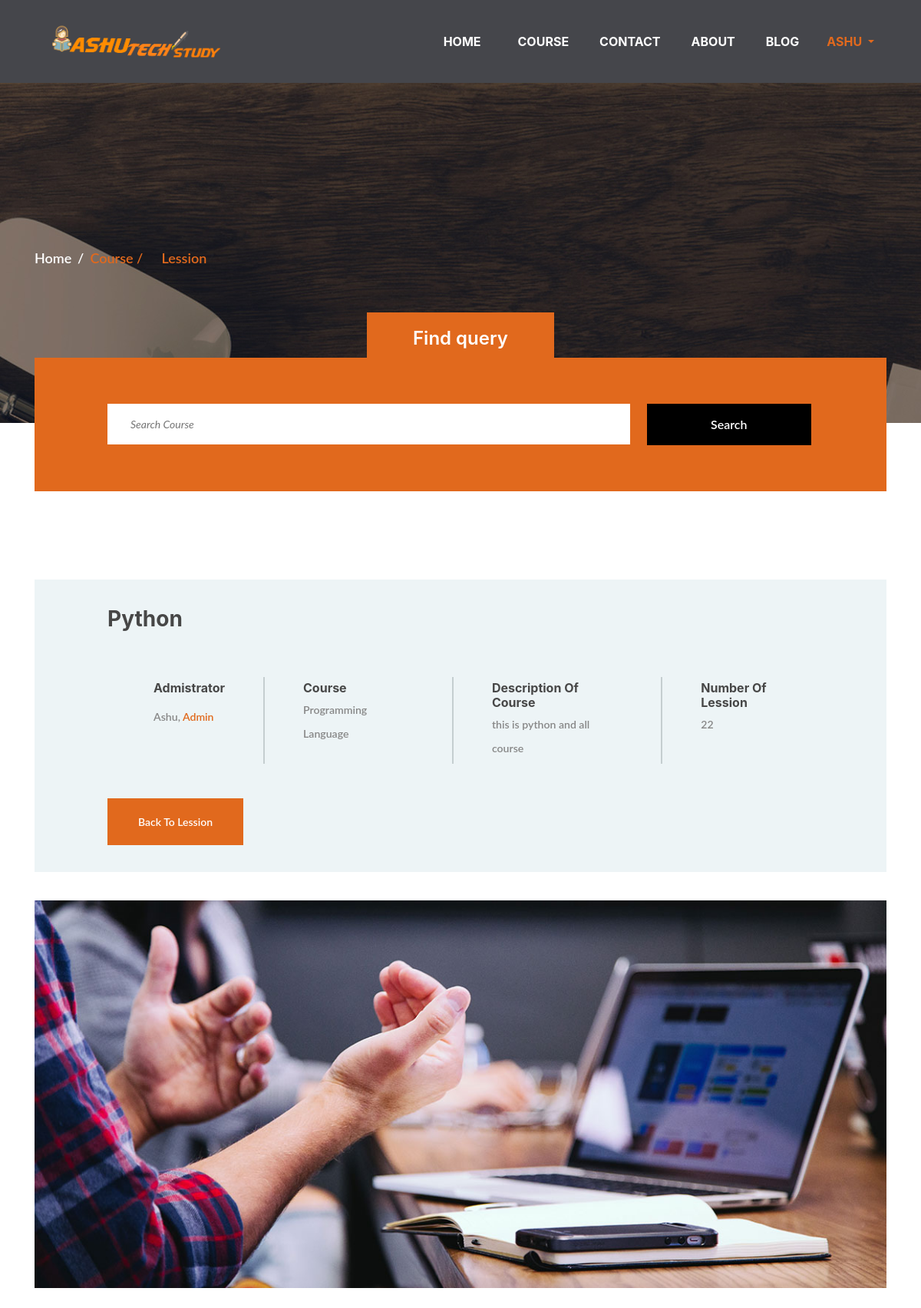
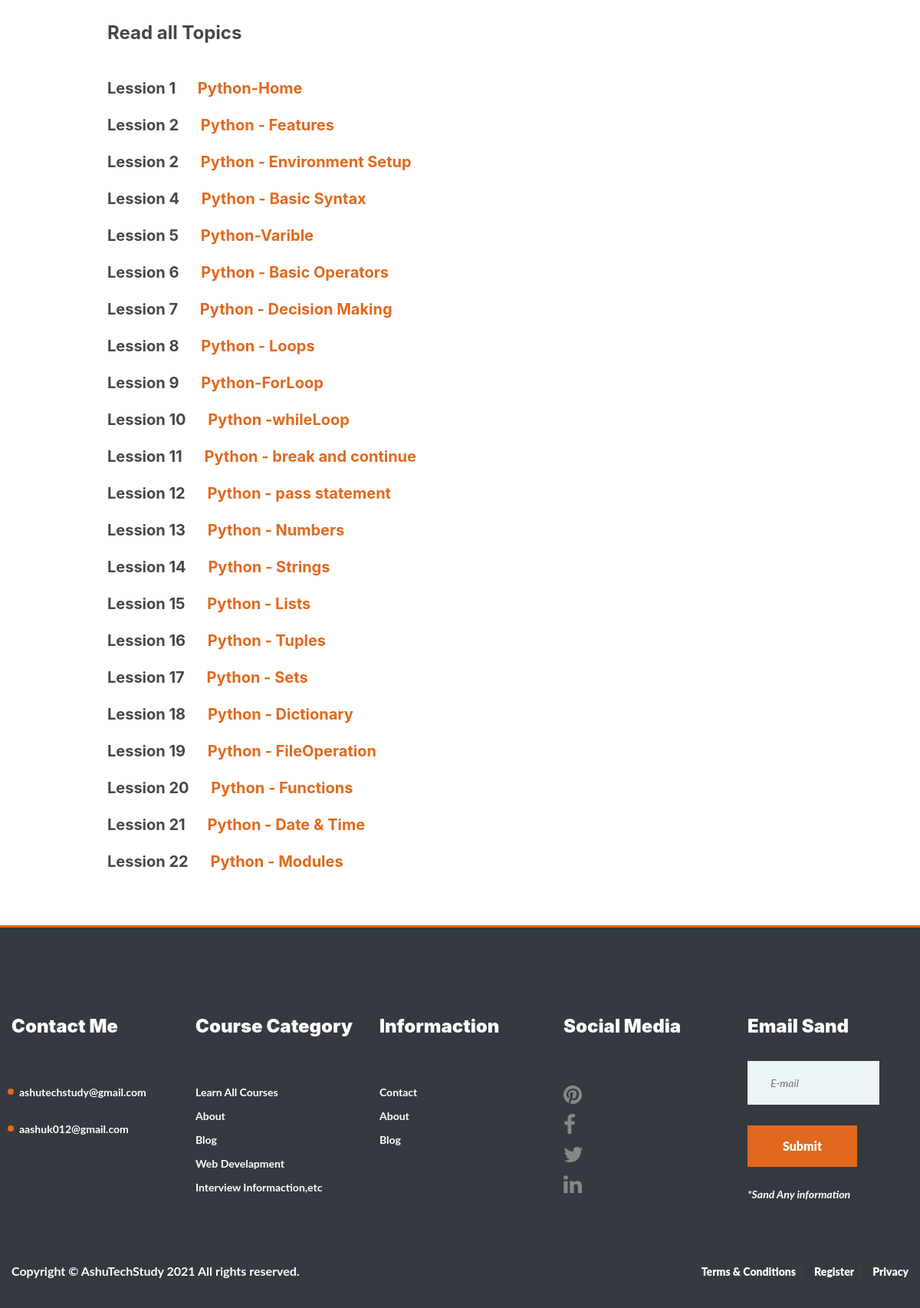
Screenshot of /courses/view_course/ (signed in) with the database file from the repository (2 pictures, top to bottom).
### courses/models.py (models this page shows, shortened)
class Lendet(models.Model):
    krijues = models.ForeignKey(User, on_delete=models.CASCADE)
    slug = models.SlugField()
    titulli = models.CharField(max_length=30)
    klasa = models.ForeignKey(Klasa,on_delete=models.CASCADE)
    pershkrimi = models.TextField(max_length=400)
    krijuar_me = models.DateTimeField(auto_now=True)
    imazhi_lendes = models.ImageField(upload_to='kurs_images')
    @property
    def lessons(self):
        return self.lesson_set.all().order_by('pozicioni')

class Klasa(models.Model):
    titulli = models.CharField(max_length=150)
    pershkrimi = models.TextField(max_length= 200, null=True)
    imazhi = models.ImageField(upload_to='cat_images')
    def __str__(self):
        return '{}'.format(self.titulli)

class Lesson(models.Model):
    slug = models.SlugField()
    titulli = models.CharField(max_length=30)
    lenda = models.ForeignKey(Lendet,on_delete=models.CASCADE)
    video_id = models.CharField(max_length=11)
    content = models.TextField()
    pozicioni = models.IntegerField()
    def get_absolute_url(self):
        return reverse("courses:lesson_detail", kwargs={"course_slug": self.lenda.slug,'lesson_slug':self.slug})

### courses/views.py (the view)
# urls.py: path('courses/<slug>/', login_required(CourseDetailView.as_view()), name='course_detail'),
class CourseDetailView(DetailView):
    context_object_name = 'course'
    template_name = 'courses/course_detail.html'
    model = Lendet

### courses/templates/courses/course_detail.html (shortened to what this page needs)
{% extends 'base.html' %}
{% load static %}
{% block content %}
<div class="page-info-section set-bg" data-setbg="{% static 'webuni/img/page-bg/2.jpg' %}">
  <div class="container">
    <div class="site-breadcrumb">
      <a href="/">Home</a>
      <span>Course /</span>
      <span>Lession</span>
    </div>
  </div>
</div>
<section class="search-section ss-other-page">
  <div class="container">
    <div class="search-warp">
      <div class="section-title text-white">
        <h2><span>Find query </span></h2>
      </div>
      <div class="row">
        <div class="col-lg-10 offset-lg-1">
          <form method="post" action="{% url 'courses:kerko_kurs' %}" class="intro-newslatter"> {% csrf_token %}
            <input name="search" type="text" placeholder="Search Course">
            <button type="submit" class="site-btn btn-dark">Search</button>
          </form>
        </div>
      </div>
    </div>
  </div>
</section>
<section class="single-course spad pb-0">
  <div class="container">
    <div class="course-meta-area">
      <div class="row">
        <div class="col-lg-10 offset-lg-1">
          <h3>{{course.titulli|capfirst}}</h3>
          <div class="course-metas">
            <div class="course-meta">
              <div class="course-author">
                <h6>Admistrator</h6>
                <p>{{course.krijues|capfirst}}, <span>Admin</span></p>
              </div>
            </div>
            <div class="course-meta">
              <div class="cm-info">
                <h6>Course</h6>
                <p>{{course.klasa}}</p>
              </div>
            </div>
            <div class="course-meta">
              <div class="cm-info">
                <h6>Description Of Course</h6>
                <p>{{course.pershkrimi}}</p>
              </div>
            </div>
            <div class="course-meta">
              <div class="cm-info">
                <h6>Number Of Lession</h6>
                <p>{{ course.lessons|length }}</p>
              </div>
            </div>
          </div>
          <a href="#vazhdo" class="site-btn buy-btn">Back To Lession</a>
        </div>
      </div>
    </div>
    <img src="img/courses/single.jpg" alt="" class="course-preview">
    <div class="row">
      <div class="col-lg-10 offset-lg-1 course-list">
        <div class="cl-item" id="lessons">
          <h4>Read all Topics</h4>
          {% if course.lessons != None  %}
            {% for lesson in course.lessons %}
            <div data-aos="fade-right" >
              <h5 class="pb-3">Lession {{lesson.pozicioni}} <a id="vazhdo" href="{{ lesson.get_absolute_url}}#video"><span class="pl-4">{{lesson.titulli}}</span></a></h5>
            </div>
            {% endfor %}
          {% endif %}
        </div>
      </div>
    </div>
  </div>
</section>
{% endblock %}

### templates/base.html (shortened to what this page needs)
<!DOCTYPE html>
{% load static %}
<html lang="en">
<head>
	<link rel="stylesheet" href="{% static 'webuni/css/bootstrap.min.css'%}"/>
	<link rel="stylesheet" href="{% static 'webuni/css/font-awesome.min.css' %}"/>
	<link rel="stylesheet" href="{% static 'webuni/css/owl.carousel.css' %}"/>
	<link rel="stylesheet" href="{% static 'webuni/css/style.css'%}"/>
	<link rel="stylesheet" href="{% static 'webuni/css/freelancer.css'%}"/>
	<link rel="stylesheet" href="https://unpkg.com/aos@next/dist/aos.css" />
</head>
<body>
	<nav class="navbar navbar-expand-lg bg-secondary text-uppercase" id="mainNav">
		<div class="container">
		  <a class="navbar-brand js-scroll-trigger" href="/"><img src="{% static 'webuni/img/logo7.png' %}" height="50px" alt=""><b style="color: rgb(250, 125, 67);"></b></a>
		  <div class="collapse navbar-collapse" id="navbarResponsive">
			<ul class="navbar-nav ml-auto">
			  <li class="nav-item mx-0 mx-lg-1">
				<a class="nav-link py-3 px-0 px-lg-3 rounded js-scroll-trigger" href="{% url 'courses:home' %}">Home</a>
			  </li>
			  <li class="nav-item mx-0 mx-lg-1">
				<li class="nav-item mx-0 mx-lg-1">
					<a class="nav-link py-3 px-0 px-lg-3 rounded js-scroll-trigger" href="/#kurset">Course</a>
				  </li>
			  </li>
			  <li class="nav-item mx-0 mx-lg-1">
				<a class="nav-link py-3 px-0 px-lg-3 rounded js-scroll-trigger" href="{% url 'courses:contact' %}">Contact</a>
			  </li>
			  <li class="nav-item mx-0 mx-lg-1">
				<a class="nav-link py-3 px-0 px-lg-3 rounded js-scroll-trigger" href="{% url 'courses:about' %}">About</a>
			  </li>
			  <li class="nav-item mx-0 mx-lg-1">
				<a class="nav-link py-3 px-0 px-lg-3 rounded js-scroll-trigger" href="{% url 'blogs:bloghome' %}">Blog</a>
			  </li>
			  {% if request.user.is_authenticated %}
			  <div class="dropdown show">
				<a class=" dropdown-toggle nav-link py-3 px-0 px-lg-3 rounded js-scroll-triggeraa" href="#" role="button" id="dropdownMenuLink" data-toggle="dropdown" aria-haspopup="true" aria-expanded="false">
					{{request.user.username}}
				</a>
			  </div>
              {% endif %}
			</ul>
		  </div>
		</div>
	  </nav>
{% block content %}
{% endblock content %}
	<footer class="footer-section spad pb-0 bg-dark">
		<div class="footer-top ">
			<div class="footer-warp">
				<div class="row ">
					<div class="widget-item">
						<h4><b class=text-white>Contact Me</b></h4>
						<ul class="contact-list">
							<li><b class=text-white>ashutechstudy@gmail.com</b></li>
							<li><b class=text-white>aashuk012@gmail.com</b></li>
						</ul>
					</div>
					<div class="widget-item">
						<h4><b class=text-white>Course Category</b></h4>
						<ul>
							<li><a href="/#kurset"><b class=text-white>Learn All Courses</b></a></li>
							<li><a href="{% url 'courses:about' %}"><b class=text-white>About</b></a></li>
							<li><a href="{% url 'blogs:bloghome' %}"><b class=text-white>Blog</b></a></li>
							<li><a href=""><b class=text-white>Web Develapment</b></a></li>
							<li><a href=""><b class=text-white>Interview Informaction,etc</b></a></li>
						</ul>
					</div>
					<div class="widget-item">
						<h4><b class=text-white>Informaction</b></h4>
						<ul>
							<li><a href="{% url 'courses:contact' %}"><b class=text-white>Contact</b></a></li>
							<li><a href="{% url 'courses:about' %}"><b class=text-white>About</b></a></li>
							<li><a href="{% url 'blogs:bloghome' %}"><b class=text-white>Blog</b></a></li>
						</ul>
					</div>
					<div class="widget-item">
						<h4><b class=text-white>Social Media</b></h4>
						<ul>
						<li><a href="https://in.pinterest.com/aashuk012/"><i class="fa fa-pinterest fa-2x icon-cog"></i></a></li>
						<li><a href="https://www.facebook.com/AshuKashyap-112885700424232"><i class="fa fa-facebook fa-2x"></i></a></li>
						<li><a href="https://twitter.com/aashukashyap6"><i class="fa fa-twitter fa-2x"></i></a></li>
						<li><a href="https://www.linkedin.com/in/ashu-kashyap-174505136/"><i class="fa fa-linkedin fa-2x"></i></a></li>
						</ul>
					</div>
					<div class="widget-item">
						<h4><b class= "text-white">Email Sand</b></h4>
						<form class="footer-newslatter">
							<input type="email" placeholder="E-mail">
							<button class="site-btn"><b class="text-white">Submit</b></button>
							<p><b class=text-white>*Sand Any information </b></p>
						</form>
					</div>
				</div>
			</div>
		</div>
		<div class="footer-bottom bg-dark">
			<div class="footer-warp">
				<ul class="footer-menu">
					<li><a href="#"><b class=text-white>Terms & Conditions</b></a></li>
					<li><a href="{% url 'account_signup' %}"><b class=text-white>Register</b></a></li>
					<li><a href="#"><b class=text-white>Privacy</b></a></li>
				</ul>
				<div class="text-white">
	<b>Copyright &copy; AshuTechStudy <script>document.write(new Date().getFullYear());</script> All rights reserved.</b>
</div>
			</div>
		</div>
	</footer>
</html>

### rows the page displays
Lendet: titulli "Python", krijues "Ashu", klasa "Programming Language", pershkrimi "this is python and all course", lessons|length "22"
Lesson: pozicioni "1", titulli "Python-Home"
Lesson: pozicioni "2", titulli "Python - Features"
Lesson: pozicioni "2", titulli "Python - Environment Setup"
Lesson: pozicioni "4", titulli "Python - Basic Syntax"
Lesson: pozicioni "5", titulli "Python-Varible"
Lesson: pozicioni "6", titulli "Python - Basic Operators"
Lesson: pozicioni "7", titulli "Python - Decision Making"
Lesson: pozicioni "8", titulli "Python - Loops"
Lesson: pozicioni "9", titulli "Python-ForLoop"
Lesson: pozicioni "10", titulli "Python -whileLoop"
Lesson: pozicioni "11", titulli "Python - break and continue"
Lesson: pozicioni "12", titulli "Python - pass statement"
Lesson: pozicioni "13", titulli "Python - Numbers"
Lesson: pozicioni "14", titulli "Python - Strings"
Lesson: pozicioni "15", titulli "Python - Lists"
Lesson: pozicioni "16", titulli "Python - Tuples"
Lesson: pozicioni "17", titulli "Python - Sets"
Lesson: pozicioni "18", titulli "Python - Dictionary"
Lesson: pozicioni "19", titulli "Python - FileOperation"
Lesson: pozicioni "20", titulli "Python - Functions"
Lesson: pozicioni "21", titulli "Python - Date & Time"
Lesson: pozicioni "22", titulli "Python - Modules"

### other values shown
{{ request.user.username }} "ASHU"
